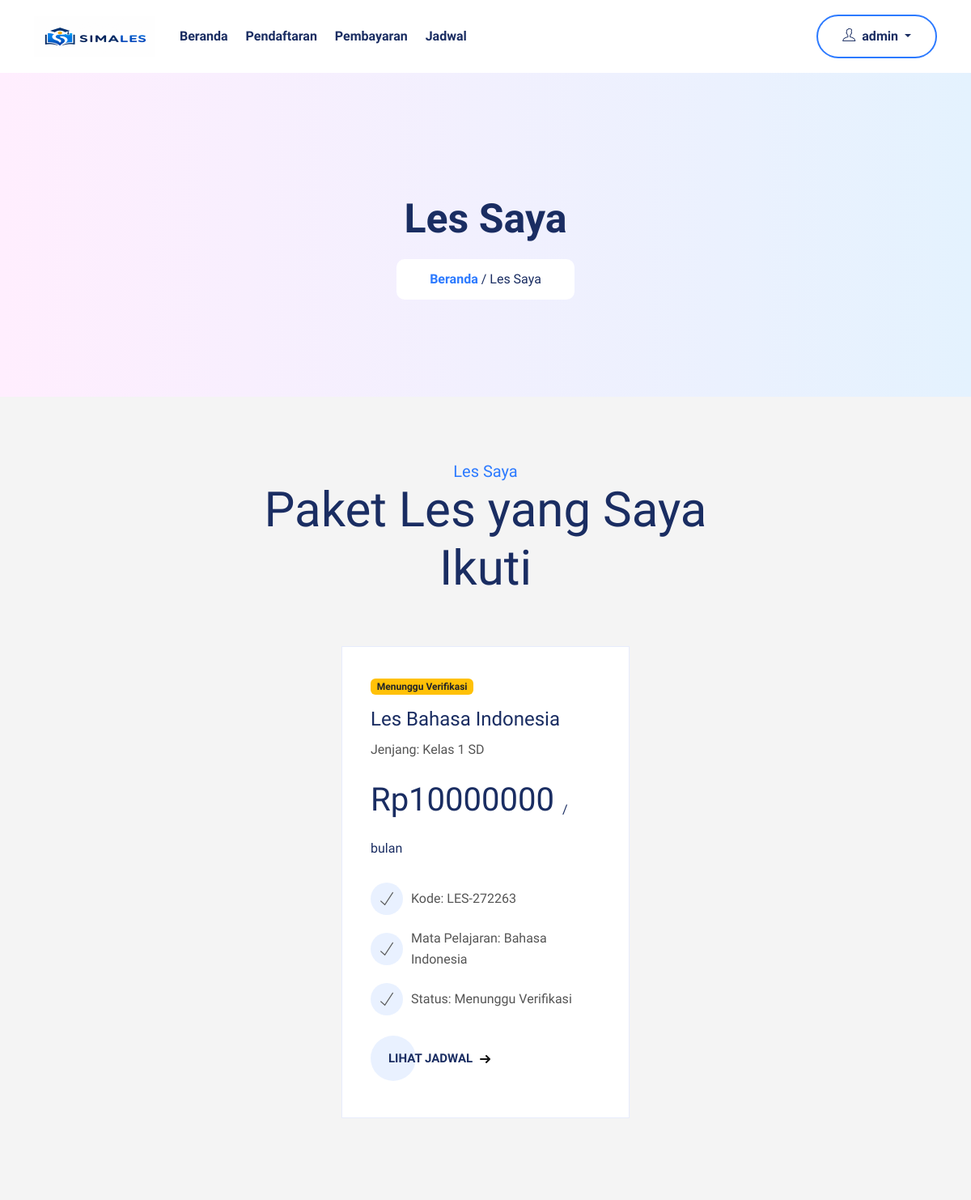
Before: /les-saya/ (signed in, upper part) with the older database file.
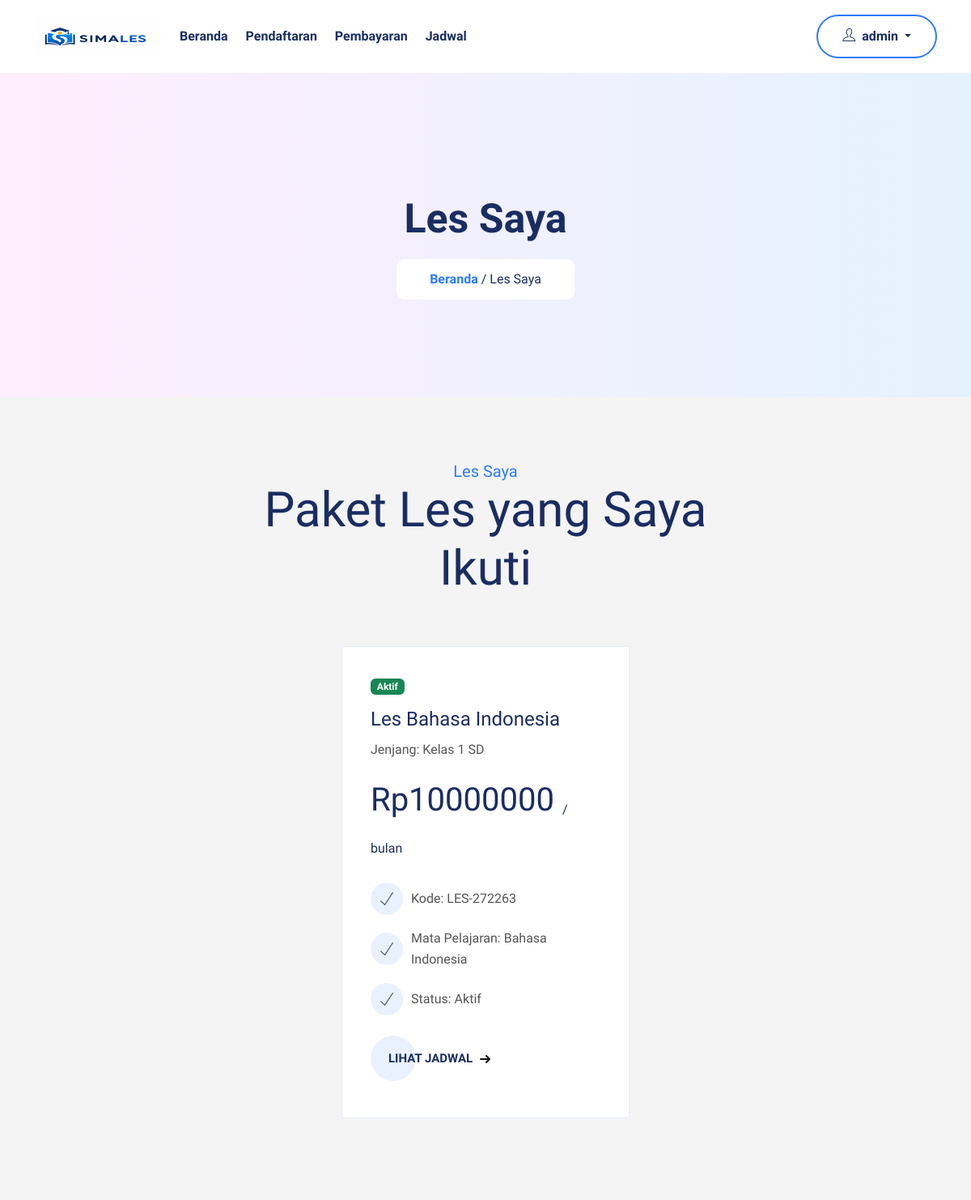
After: the same page with the newer database file.
### les/models.py (models this page shows, shortened)
class Pendaftaran(models.Model):
    STATUS = (
        ('MENUNGGU_PEMBAYARAN', 'Menunggu Pembayaran'),
        ('MENUNGGU_VERIFIKASI', 'Menunggu Verifikasi'),
        ('AKTIF', 'Aktif'),
        ('DITOLAK', 'Ditolak'),
        ('SELESAI', 'Selesai'),
    )
    kode_pendaftaran = models.CharField(
        max_length=30,
        unique=True
    )
    siswa = models.ForeignKey(
        Siswa,
        on_delete=models.CASCADE,
        related_name='pendaftaran'
    )
    paket = models.ForeignKey(
        PaketLes,
        on_delete=models.CASCADE,
        related_name='pendaftaran'
    )
    tanggal_daftar = models.DateTimeField(auto_now_add=True)
    status = models.CharField(
        max_length=30,
        choices=STATUS,
        default='MENUNGGU_PEMBAYARAN'
    )
    catatan = models.TextField(blank=True, null=True)
    class Meta:
        ordering = ['-tanggal_daftar']
        verbose_name_plural = 'Pendaftaran'

class PaketLes(models.Model):
    jenjang = models.ForeignKey(
        Jenjang,
        on_delete=models.CASCADE,
        related_name='paket_les'
    )
    mata_pelajaran = models.ForeignKey(
        MataPelajaran,
        on_delete=models.CASCADE,
        related_name='paket_les'
    )
    nama_paket = models.CharField(max_length=150)
    biaya = models.DecimalField(
        max_digits=12,
        decimal_places=2
    )
    deskripsi = models.TextField(
        blank=True,
        null=True
    )
    aktif = models.BooleanField(default=True)
    created_at = models.DateTimeField(auto_now_add=True)
    class Meta:
        ordering = ['nama_paket']
        verbose_name_plural = 'Paket Les'

class Jenjang(models.Model):
    nama = models.CharField(max_length=100)
    aktif = models.BooleanField(default=True)
    class Meta:
        ordering = ['nama']
        verbose_name_plural = 'Jenjang'

class MataPelajaran(models.Model):
    nama = models.CharField(max_length=100)
    aktif = models.BooleanField(default=True)
    class Meta:
        ordering = ['nama']
        verbose_name_plural = 'Mata Pelajaran'

### les/views.py (the view)
# urls.py: path('les-saya/', v.les_saya, name='les_saya'),
@login_required
def les_saya(request):
    try:
        siswa = request.user.siswa
        pendaftaran_list = Pendaftaran.objects.filter(
            siswa=siswa
        ).select_related(
            'paket',
            'paket__jenjang',
            'paket__mata_pelajaran'
        )
    except:
        pendaftaran_list = []
    context = {
        'pendaftaran_list': pendaftaran_list
    }
    return render(request, 'les_saya.html', context)

### les/templates/les_saya.html (shortened to what the changed rows need)
<!DOCTYPE html>
<html lang="en">
	<head>
		{% load static %}
    <link rel="stylesheet" href="{% static 'assets/bootstrap/css/bootstrap.min.css' %}" />
    <link rel="stylesheet" href="{% static 'assets/webfonts/themify-icons.css' %}" />
    <link rel="stylesheet" href="{% static 'assets/css/all.min.css' %}" />
    <link rel="stylesheet" href="{% static 'assets/owlcarousel/css/owl.carousel.css' %}" />
    <link rel="stylesheet" href="{% static 'assets/owlcarousel/css/owl.theme.css' %}" />
    <link rel="stylesheet" href="{% static 'assets/css/slicknav.css' %}" />
    <link rel="stylesheet" href="{% static 'assets/css/magnific-popup.css' %}" />
    <link rel="stylesheet" href="{% static 'assets/css/jquery-simple-mobilemenu.css' %}" />
    <link rel="stylesheet" href="{% static 'assets/css/animate.css' %}" />
    <link rel="stylesheet" href="{% static 'assets/css/style.css' %}" />
</head>
<body>
	<div class="top_header_banner">
		<section class="section-top">
			<div class="container">
				<div class="col-lg-10 offset-lg-1 text-center">
					<div class="section-top-title wow fadeInRight" data-wow-duration="1s" data-wow-delay="0.3s" data-wow-offset="0">
						<h1>Les Saya</h1>
					</div>
				</div>
			</div>
		</section>
		</div>
<section class="pricing-area section-padding">
    <div class="container">
        <div class="section-title text-center">
            <h1>Paket Les yang Saya Ikuti</h1>
        </div>
        <div class="row justify-content-center">
            {% for pendaftaran in pendaftaran_list %}
            <div class="col-lg-4 col-md-6 mb-4">
                <div class="single-pricing-card h-100">
                    {% if pendaftaran.status == 'AKTIF' %}
                        <span class="badge bg-success mb-3">
                            {{ pendaftaran.get_status_display }}
                        </span>
                    {% elif pendaftaran.status == 'MENUNGGU_VERIFIKASI' %}
                        <span class="badge bg-warning text-dark mb-3">
                            {{ pendaftaran.get_status_display }}
                        </span>
                    {% elif pendaftaran.status == 'DITOLAK' %}
                        <span class="badge bg-danger mb-3">
                            {{ pendaftaran.get_status_display }}
                        </span>
                    {% else %}
                        <span class="badge bg-secondary mb-3">
                            {{ pendaftaran.get_status_display }}
                        </span>
                    {% endif %}
                    <h3>{{ pendaftaran.paket.nama_paket }}</h3>
                    <p>
                        Jenjang:
                        {{ pendaftaran.paket.jenjang.nama }}
                    </p>
                    <h1>
                        Rp{{ pendaftaran.paket.biaya|floatformat:0 }}
                        <sub>/ bulan</sub>
                    </h1>
                    <ul class="list-unstyled ps-0 list">
                        <li class="d-flex align-items-center">
                            <i class="ti-check"></i>
                            Kode:
                            {{ pendaftaran.kode_pendaftaran }}
                        </li>
                        <li class="d-flex align-items-center">
                            <i class="ti-check"></i>
                            Mata Pelajaran:
                            {{ pendaftaran.paket.mata_pelajaran.nama }}
                        </li>
                        <li class="d-flex align-items-center">
                            <i class="ti-check"></i>
                            Status:
                            {{ pendaftaran.get_status_display }}
                        </li>
                    </ul>
                    <a href="{% url 'jadwal' %}" class="cta">
                        <span>Lihat Jadwal</span>
                        <svg width="13px" height="10px" viewBox="0 0 13 10">
                            <path d="M1,5 L11,5"></path>
                            <polyline points="8 1 12 5 8 9"></polyline>
                        </svg>
                    </a>
                </div>
            </div>
            {% empty %}
            <div class="col-lg-8">
                <div class="alert alert-info text-center">
                    Anda belum memiliki paket les.
                </div>
            </div>
            {% endfor %}
        </div>
    </div>
</section>
</body>
</html>

Changed rows visible on the page:
changed Pendaftaran "LES-272263": status "Menunggu Verifikasi" → "Aktif"
